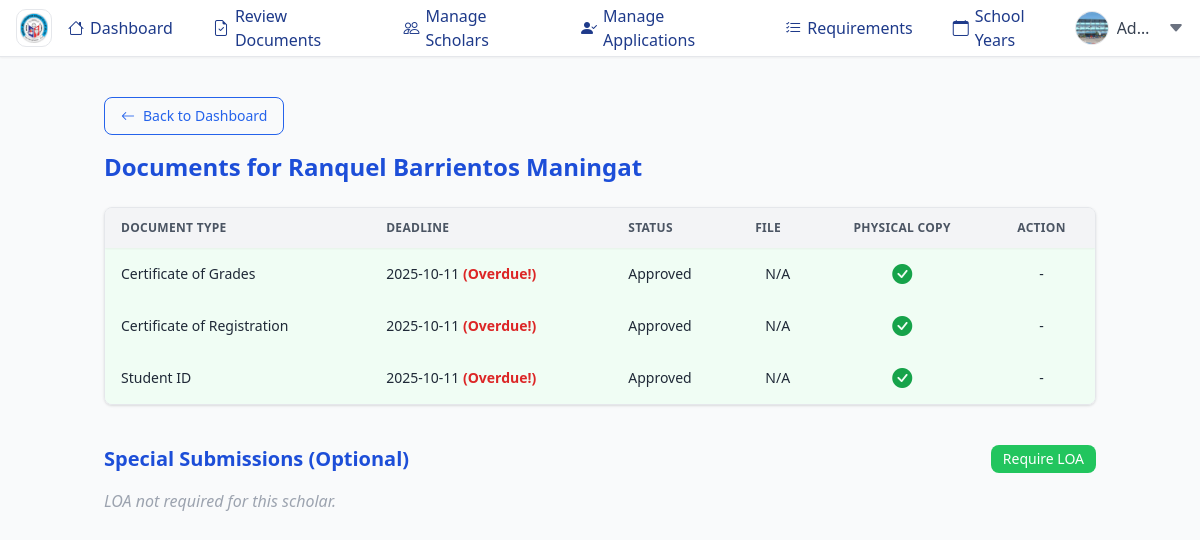
Page /admin/scholar_documents.php?scholar_id=84 (signed in) on the committed database.
### tables this page shows
CREATE TABLE `scholars` (
  `id` int(11) NOT NULL,
  `user_id` int(11) NOT NULL,
  `first_name` varchar(60) NOT NULL DEFAULT '',
  `middle_name` varchar(60) DEFAULT NULL,
  `last_name` varchar(60) NOT NULL DEFAULT '',
  `extended_name` varchar(120) DEFAULT NULL,
  `email` varchar(255) NOT NULL,
  `course` varchar(255) NOT NULL,
  `year_level` int(11) NOT NULL,
  `scholarship_type` varchar(255) NOT NULL,
  `created_at` timestamp NOT NULL DEFAULT current_timestamp(),
  `profile_pic` varchar(255) DEFAULT NULL,
  `phone` varchar(20) DEFAULT NULL,
  `sex` varchar(10) DEFAULT NULL,
  `units` int(11) DEFAULT NULL,
  `tuition_fee` decimal(10,2) DEFAULT NULL,
  `batch` decimal(10,2) DEFAULT NULL,
  `status` enum('enrolled','not_enrolled','graduated') DEFAULT 'enrolled',
  `physical_copy_confirmed` tinyint(1) DEFAULT 0,
  `liquidated` tinyint(1) DEFAULT 0
);

CREATE TABLE `requirements` (
  `id` int(11) NOT NULL,
  `tag` varchar(50) NOT NULL,
  `document_type` varchar(255) NOT NULL,
  `deadline` date DEFAULT NULL,
  `allowed_types` varchar(100) NOT NULL DEFAULT 'pdf',
  `is_permanent` tinyint(1) DEFAULT 0,
  `is_required` tinyint(1) DEFAULT 0
);

CREATE TABLE `documents` (
  `id` int(11) NOT NULL,
  `scholar_id` int(11) NOT NULL,
  `document_type` varchar(255) NOT NULL,
  `file_path` varchar(255) NOT NULL,
  `uploaded_at` timestamp NOT NULL DEFAULT current_timestamp(),
  `updated_at` datetime DEFAULT NULL,
  `status` enum('Pending','Approved','Rejected') NOT NULL DEFAULT 'Pending',
  `physical_copy_confirmed` tinyint(1) NOT NULL DEFAULT 0
);

### admin/scholar_documents.php (the view, shortened to what this page needs)
<?php
require '../config.php';
$scholar_id = $_GET['scholar_id'] ?? null;
$scholar_stmt = $conn->prepare("SELECT first_name, middle_name, last_name, profile_pic FROM scholars WHERE id = ?");
$scholar_stmt->execute([$scholar_id]);
$scholar = $scholar_stmt->fetch(PDO::FETCH_ASSOC);
$docs_stmt = $conn->prepare("SELECT * FROM documents WHERE scholar_id = ?");
$docs_stmt->execute([$scholar_id]);
$documents = $docs_stmt->fetchAll(PDO::FETCH_ASSOC);
$reqs = $conn->query("SELECT * FROM requirements ORDER BY is_permanent DESC, tag ASC")->fetchAll(PDO::FETCH_ASSOC);
$groupDeadline = null;
foreach ($reqs as $r) {
  if (isset($r['is_permanent']) && $r['is_permanent']) {
    $groupDeadline = $r['deadline'];
    break;
  }
}
$uploaded = [];
foreach ($documents as $doc) {
  $key = mb_strtolower($doc['document_type']);
  if (!isset($uploaded[$key]) || $doc['status'] === 'Approved') {
    $uploaded[$key] = $doc;
  }
}
$loa_stmt = $conn->prepare("SELECT * FROM documents WHERE scholar_id = ? AND document_type = 'LOA' LIMIT 1");
$loa_stmt->execute([$scholar_id]);
$loa = $loa_stmt->fetch(PDO::FETCH_ASSOC);
$special_stmt = $conn->prepare("SELECT required FROM special_cases WHERE scholar_id = ? AND case_type = 'LOA' LIMIT 1");
$special_stmt->execute([$scholar_id]);
$special_case = $special_stmt->fetch(PDO::FETCH_ASSOC);
$loa_required = $special_case && $special_case['required'] == 1;
?>
<!DOCTYPE html>
<html lang="en">
<head>
<script src="https://cdn.tailwindcss.com"></script>
<link rel="stylesheet" href="https://cdn.jsdelivr.net/npm/bootstrap-icons@1.11.3/font/bootstrap-icons.min.css">
<link rel="stylesheet" href="https://cdnjs.cloudflare.com/ajax/libs/glightbox/3.2.0/css/glightbox.min.css"/>
</head>
<body class="bg-gray-50 text-gray-800">
<?php include __DIR__ . '/includes/navbar.php'; ?>
<div class="h-[56px]"></div>
<div class="container mx-auto px-4 py-6">
  <a href="dashboard.php"
     class="inline-flex items-center px-4 py-2 mb-4 text-sm font-medium text-blue-600 border border-blue-600 rounded-lg hover:bg-blue-600 hover:text-white transition">
    <i class="bi bi-arrow-left mr-2"></i> Back to Dashboard
  </a>
  <h1 class="text-2xl font-semibold text-blue-700 mb-6">
    Documents for <?= htmlspecialchars(trim(($scholar['first_name'] ?? '') . ' ' . ($scholar['middle_name'] ?? '') . ' ' . ($scholar['last_name'] ?? ''))) ?>
  </h1>
  <div class="overflow-x-auto border rounded-lg shadow">
    <table id="docTable" class="min-w-full text-sm border-collapse">
      <thead class="bg-gray-100 sticky top-0 shadow-sm">
        <tr class="text-left text-gray-600 uppercase text-xs font-semibold tracking-wide">
          <th class="px-4 py-3">Document Type</th>
          <th class="px-4 py-3">Deadline</th>
          <th class="px-4 py-3">Status</th>
          <th class="px-4 py-3">File</th>
          <th class="px-4 py-3 text-center">Physical Copy</th>
          <th class="px-4 py-3 text-center">Action</th>
        </tr>
      </thead>
      <tbody>
        <?php foreach ($reqs as $req):
          $key = mb_strtolower($req['document_type']);
          $doc = $uploaded[$key] ?? null;
          $deadline = ($req['is_permanent'] ?? 0) ? $groupDeadline : $req['deadline'];
          $is_complete = $doc && $doc['status'] === 'Approved';
          $status = $doc ? htmlspecialchars($doc['status']) : '<span class="text-red-600 font-bold">Not Submitted</span>';
          $deadline_display = $deadline ?: '-';
          if ($deadline) {
              $today = date('Y-m-d');
              $diff = strtotime($deadline)-strtotime($today);
              if ($diff < 0) $deadline_display .= ' <span class="text-red-600 font-bold">(Overdue!)</span>';
              elseif ($diff <= 3*24*60*60) $deadline_display .= ' <span class="text-yellow-600 font-bold">(Due soon!)</span>';
          }
        ?>
          <tr class="<?= $is_complete ? 'bg-green-50 hover:bg-green-100' : 'bg-red-50 hover:bg-red-100' ?> transition">
            <td class="px-4 py-3"><?= htmlspecialchars($req['document_type']) ?></td>
            <td class="px-4 py-3"><?= $deadline_display ?></td>
            <td class="px-4 py-3"><?= $status ?></td>
            <td class="px-4 py-3 text-center">
              <?php if ($doc && !empty($doc['file_path']) && file_exists("../".$doc['file_path'])):
                $file_path = "../" . htmlspecialchars($doc['file_path']);
                $ext = strtolower(pathinfo($doc['file_path'], PATHINFO_EXTENSION));
                if (in_array($ext, ['jpg','jpeg','png'])): ?>
                  <a href="<?= $file_path ?>" class="glightbox" title="<?= htmlspecialchars($req['document_type']) ?>">
                    <img src="<?= $file_path ?>" class="w-14 h-14 object-cover rounded border">
                  </a>
                <?php elseif ($ext==='pdf'): ?>
                  <a href="<?= $file_path ?>" target="_blank" title="View PDF">
                    <i class="bi bi-file-earmark-pdf text-2xl text-red-600"></i>
                  </a>
                <?php else: ?>
                  <a href="<?= $file_path ?>" target="_blank" class="px-3 py-1 text-xs bg-blue-500 text-white rounded hover:bg-blue-600 transition">View</a>
                <?php endif;
              else: ?> N/A <?php endif; ?>
            </td>
            <td class="px-4 py-3 text-center">
              <?php if ($doc): ?>
                <i class="bi <?= $doc['physical_copy_confirmed'] ? 'bi-check-circle-fill text-green-600' : 'bi-x-circle-fill text-red-600'; ?> text-xl cursor-pointer physical-check"
                   data-id="<?= $doc['id']; ?>" title="Toggle Physical Copy"></i>
              <?php else: ?> - <?php endif; ?>
            </td>
            <td class="px-4 py-3 text-center space-x-1">
              <?php if ($doc && !empty($doc['file_path']) && file_exists("../".$doc['file_path'])): ?>
                <a href="<?= $file_path ?>" download class="inline-flex items-center px-2 py-1 text-xs bg-green-500 text-white rounded hover:bg-green-600 transition">
                  <i class="bi bi-download"></i>
                </a>
                <a href="<?= $file_path ?>" target="_blank" class="inline-flex items-center px-2 py-1 text-xs bg-gray-500 text-white rounded hover:bg-gray-600 transition">
                  <i class="bi bi-printer"></i>
                </a>
                <form method="POST" class="inline-block" onsubmit="return confirm('Delete this file?');">
                  <input type="hidden" name="delete_document_id" value="<?= $doc['id'] ?>">
                  <button type="submit" class="inline-flex items-center px-2 py-1 text-xs bg-red-500 text-white rounded hover:bg-red-600 transition">
                    <i class="bi bi-trash"></i>
                  </button>
                </form>
              <?php else: ?> - <?php endif; ?>
            </td>
          </tr>
        <?php endforeach; ?>
      </tbody>
    </table>
  </div>
  <div class="mt-10">
    <div class="flex items-center justify-between mb-4">
      <h2 class="text-xl font-semibold text-blue-700">Special Submissions (Optional)</h2>
      <form method="POST" action="toggle_loa.php" class="flex items-center space-x-2">
        <button type="submit" name="toggle_loa" value="1"
          class="px-3 py-1 rounded-lg text-sm font-medium
            <?= $loa_required ? 'bg-red-500 text-white hover:bg-red-600' : 'bg-green-500 text-white hover:bg-green-600' ?>">
          <?= $loa_required ? 'Disable LOA' : 'Require LOA' ?>
        </button>
      </form>
    </div>
    <?php if ($loa_required): ?>
      <div class="border rounded-lg shadow bg-white">
        <div class="p-4">
          <h3 class="text-lg font-medium mb-3">Leave of Absence (LOA)</h3>
          <?php if ($loa): ?>
            <div class="flex items-center justify-between p-4 bg-gray-50 rounded-lg">
              <div>
                <p class="font-medium text-gray-800">Status:
                  <span class="px-2 py-1 text-xs rounded
                    <?= $loa['status'] === 'approved' ? 'bg-green-100 text-green-700' : 'bg-yellow-100 text-yellow-700'; ?>">
                    <?= htmlspecialchars($loa['status']) ?>
                  </span>
                </p>
                <p class="text-sm text-gray-600">Submitted on: <?= htmlspecialchars($loa['created_at'] ?? 'N/A') ?></p>
              </div>
              <div class="flex space-x-2">
                <?php
                  $file_path = "../" . htmlspecialchars($loa['file_path']);
                  $ext = strtolower(pathinfo($loa['file_path'], PATHINFO_EXTENSION));
                ?>
                <?php if (in_array($ext, ['jpg','jpeg','png'])): ?>
                  <a href="<?= $file_path ?>" class="glightbox" title="LOA">
                    <img src="<?= $file_path ?>" class="w-14 h-14 object-cover rounded border">
                  </a>
                <?php elseif ($ext === 'pdf'): ?>
                  <a href="<?= $file_path ?>" target="_blank">
                    <i class="bi bi-file-earmark-pdf text-3xl text-red-600"></i>
                  </a>
                <?php else: ?>
                  <a href="<?= $file_path ?>" target="_blank" class="px-3 py-1 text-xs bg-blue-500 text-white rounded hover:bg-blue-600 transition">View</a>
                <?php endif; ?>
                <a href="<?= $file_path ?>" download class="inline-flex items-center px-2 py-1 text-xs bg-green-500 text-white rounded hover:bg-green-600 transition">
                  <i class="bi bi-download"></i>
                </a>
                <form method="POST" onsubmit="return confirm('Delete this LOA?');">
                  <input type="hidden" name="delete_document_id" value="<?= $loa['id'] ?>">
                  <button type="submit" class="inline-flex items-center px-2 py-1 text-xs bg-red-500 text-white rounded hover:bg-red-600 transition">
                    <i class="bi bi-trash"></i>
                  </button>
                </form>
              </div>
            </div>
          <?php else: ?>
            <p class="text-gray-600 italic">No LOA filed by this scholar.</p>
          <?php endif; ?>
        </div>
      </div>
    <?php else: ?>
      <p class="text-gray-400 italic">LOA not required for this scholar.</p>
    <?php endif; ?>
  </div>
</div>
</body>
</html>

### rows in the picture
scholars: first_name+middle_name+last_name "Ranquel Barrientos Maningat"
requirements: document_type "Certificate of Grades", deadline_display "2025-10-11", is_permanent "(Overdue!)", document_type.status "Approved", shows "N/A"
requirements: document_type "Certificate of Registration", deadline_display "2025-10-11", is_permanent "(Overdue!)", document_type.status "Approved", shows "N/A"
requirements: document_type "Student ID", deadline_display "2025-10-11", is_permanent "(Overdue!)", document_type.status "Approved", shows "N/A"
